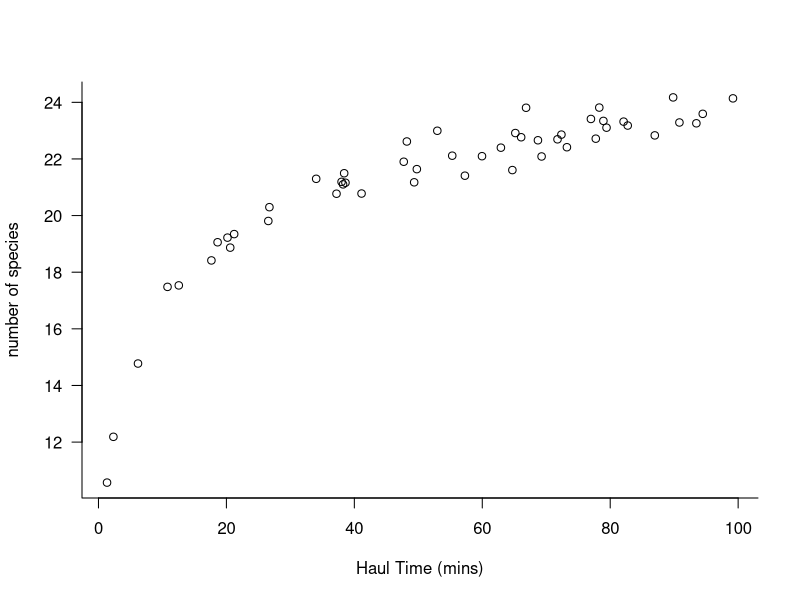
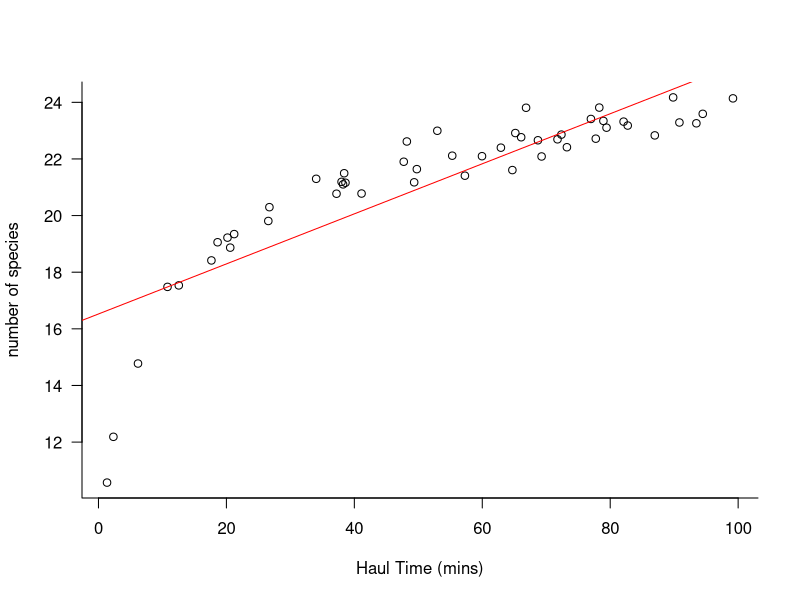
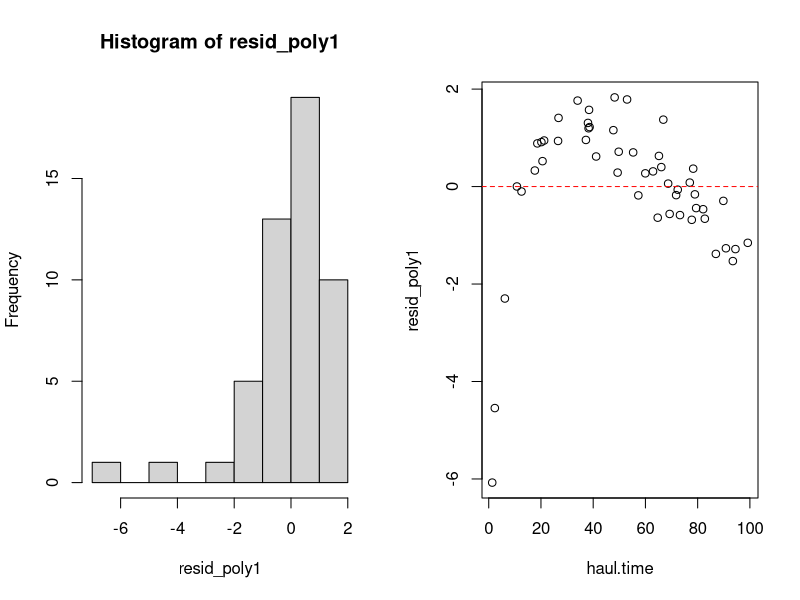
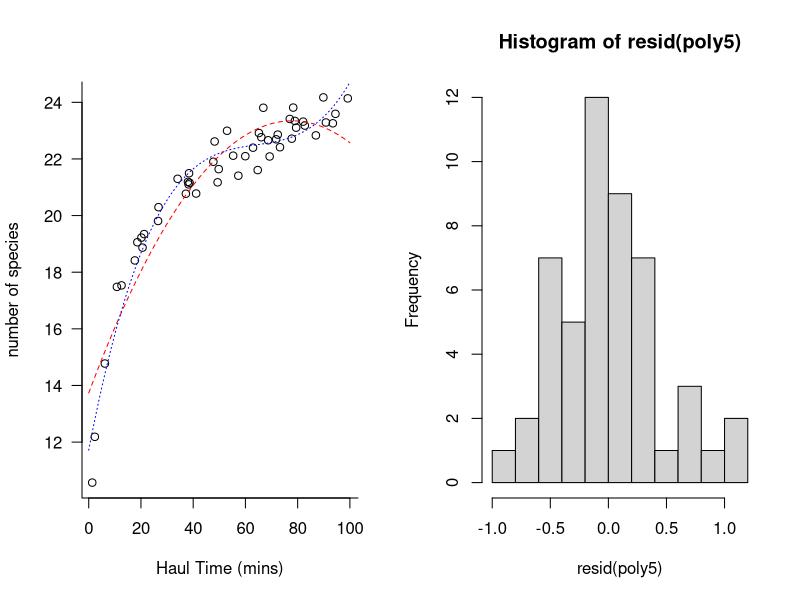
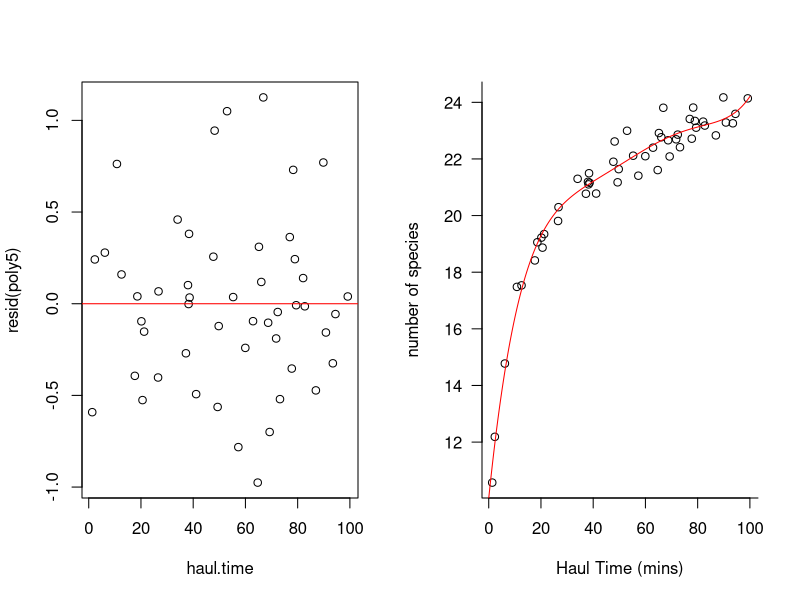
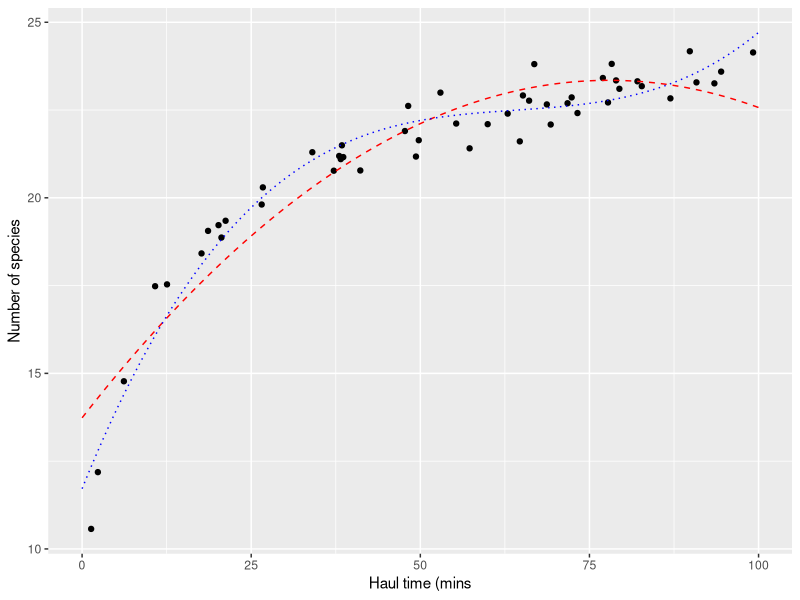
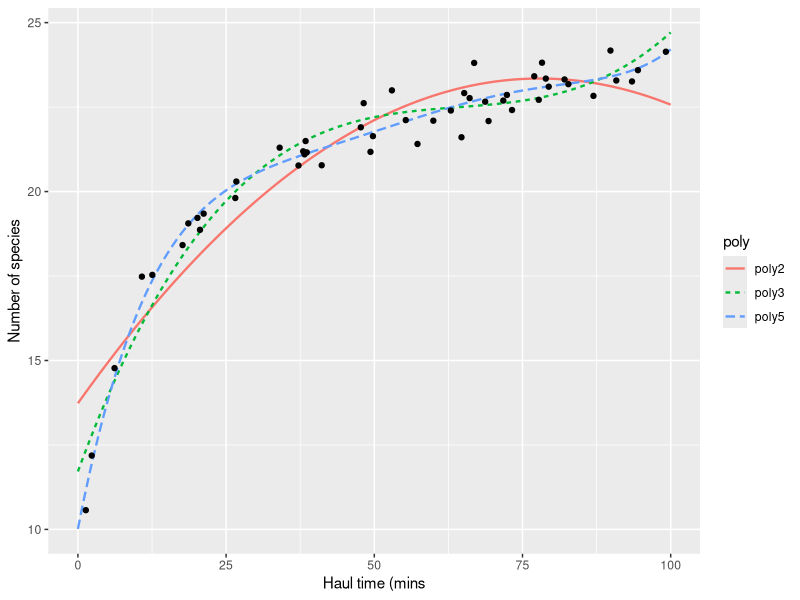
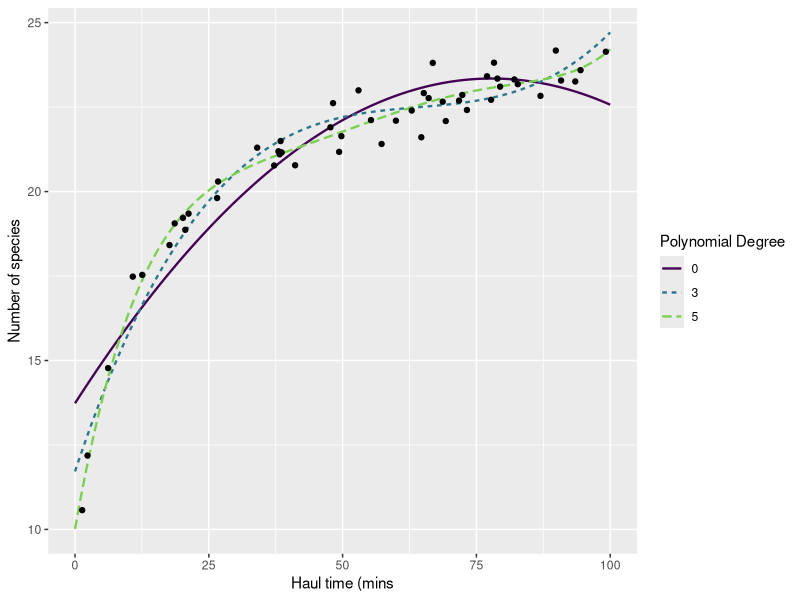

These figures' R source, in order:
## ---- chunk 1

# load tidyverse and broom packages
library(tidyverse)
library(broom)

# package for additional table formatting
library(kableExtra)

## ---- chunk 2

fish_data <- read.csv("fish_species.csv", header = TRUE, 
                      stringsAsFactors = FALSE)

# the structure and contents of the fish_data data.frame object
str(fish_data)

# a summary of the data
summary(fish_data)

## ---- chunk 3

plot(n.species ~ haul.time, data= fish_data, 
     bty = "L", xlab = "Haul Time (mins)", 
     ylab = "number of species", las = 1)


## ---- chunk 4

poly1 <- glm(n.species ~ haul.time, data = fish_data)

summary(poly1)

plot(n.species ~ haul.time, data= fish_data, 
     bty = "L", xlab = "Haul Time (mins)", 
     ylab = "number of species", las = 1)

# add the linear model using the simple abline() command
abline(poly1, col = "red")

# extract the residuals and plot a histrogram and a scatterplot
# of them along the x-axis variable
resid_poly1 <- resid(poly1)

par(mfrow = c(1,2))
hist(resid_poly1)
plot(resid_poly1 ~ haul.time, data = fish_data)

# add a horizontal line at zero (the expected mean of residuals)
abline(h = 0, col = "red", lty = 2)


## ---- chunk 5

# fit a null model, a zero degree polynomial
poly0 <- glm(n.species ~ 1, data = fish_data)

summary(poly0)


## ---- chunk 6

poly2 <- glm(n.species ~ haul.time + I(haul.time^2), 
             data = fish_data)

poly3 <- glm(n.species ~ haul.time + I(haul.time^2) + I(haul.time^3),
             data = fish_data)

poly4 <- glm(n.species ~ haul.time + I(haul.time^2) + 
               I(haul.time^3) + I(haul.time^4), 
             data = fish_data)

poly5 <- glm(n.species ~ haul.time + I(haul.time^2) + 
               I(haul.time^3) + I(haul.time^4) + I(haul.time^5), 
             data = fish_data)

poly6 <- glm(n.species ~ haul.time + I(haul.time^2) + 
               I(haul.time^3) + I(haul.time^4) + I(haul.time^5) +
               I(haul.time^6), 
             data = fish_data)

poly7 <- glm(n.species ~ haul.time + I(haul.time^2) + 
               I(haul.time^3) + I(haul.time^4) + I(haul.time^5) +
               I(haul.time^6) + I(haul.time^7), 
             data = fish_data)


poly8 <- glm(n.species ~ haul.time + I(haul.time^2) + 
               I(haul.time^3) + I(haul.time^4) + I(haul.time^5) +
               I(haul.time^6) + I(haul.time^7) + I(haul.time^8), 
             data = fish_data)


poly9 <- glm(n.species ~ haul.time + I(haul.time^2) + 
               I(haul.time^3) + I(haul.time^4) + I(haul.time^5) +
               I(haul.time^6) + I(haul.time^7) + I(haul.time^8) + 
               I(haul.time^9), 
             data = fish_data)

## ---- chunk 7

# specify the sequence of points on the x-axis we want to make predictions for.
# Here i make 200 points. If we made say only 10 points we would still get a 
# curve but it would be clunky.
new.x.sequence <- seq(from = 0, to = 100, length = 200)

# create a data.frame object passing this new sequence to a variable named
# exactly as it is specified in our models: i.e. haul.time. The predict 
# function will then pass this to the model object which will look for 
# variables of the same name, match them up and do the calculations.
new.data <- data.frame(haul.time = new.x.sequence)

# predict the quadratic
poly2_predict <- predict(poly2, newdata = new.data)

# predict the cubic
poly3_predict <- predict(poly3, newdata = new.data)

# plot the raw data using code from above
plot(n.species ~ haul.time, data= fish_data, 
     bty = "L", xlab = "Haul Time (mins)", 
     ylab = "number of species", las = 1)

# add the quadratic
lines(poly2_predict ~ new.x.sequence, col = "red", lty = 2)

# add the cubic
lines(poly3_predict ~ new.x.sequence, col = "blue", lty = 3)

## ---- chunk 8

# we can do this manually... 
test_AIC <- AIC(poly0, poly1, poly2, 
                poly3, poly4, poly5, 
                poly6, poly7, poly8,
                poly9)

# add a column to represent the degree of each polynomial
test_AIC$Poly_degree <- 0:9


knitr::kable(test_AIC, digits = 2) %>% 
  kable_styling("striped", full_width = F)
## ---- chunk 9

hist(resid(poly5), breaks = 10)

## ---- chunk 10
plot(resid(poly5) ~ haul.time, data = fish_data)
abline(0,0, col = "red")
## ---- chunk 11
# predict our poly5 object
poly5_predict <- predict(poly5, newdata = new.data)

# plot the raw data using code from above
plot(n.species ~ haul.time, data= fish_data, 
     bty = "L", xlab = "Haul Time (mins)", 
     ylab = "number of species", las = 1)

# add the cubic
lines(poly5_predict ~ new.x.sequence, col = "red", lty = 1)


## ---- chunk 12


g3 <- ggplot(data = fish_data, 
             mapping = aes(x = haul.time,
                           y = n.species)) + 
  geom_point() + 
  ylab("Number of species") + 
  xlab("Haul time (mins") + 
  geom_line(data = augment(poly2, newdata = new.data),
            mapping = aes(y = .fitted),
            color = "red",
            linetype = 2)  + 
  geom_line(data = augment(poly3, newdata = new.data),
            mapping = aes(y = .fitted),
            color = "blue",
            linetype = 3)

print(g3)

## ---- chunk 13

## bind the augmented polynomials together and include our 5th degree one.
## The .id command tells it to use the data.frame name as a column 
## idendifier which we can then use to pull them apart for plotting.
## We manually name each data.frame with the corresponding "poly2" etc...
## so as to have them correctly named in the new identifier columne .id

predicted_polys <- bind_rows(poly2 = augment(poly2, newdata = new.data),
                             poly3 = augment(poly3, newdata = new.data),
                             poly5 = augment(poly5, newdata = new.data),
                             .id = "poly")


## Now we can plot our raw data and add a geom_line using this new
## data.frame we have created that holds all the polynomials we want to plot.
## Note that we move the geom_point() to the end so as to add that layer
# last and have the points sit on top of the lines rather than the other way 
# around.One thing we need to take care of is that if we change the 
# set of polynomials included in creating predicted_polys above, that we 
# name the data.frame inside the bind_rows() command ensuring it matches
# the polynomial object... i.e. polyX = augment(polyX, newdata = new.data).
# We then need to take extra care below since we are overwriting the 
# labels on the figure legend manually. In fact, here it is good practice
# to create two plots, and let the first one infer the names from the 
# data, before over-writing them as to get this wrong could be an easy 
# recipe for disaster.

g4 <- ggplot(data = fish_data, 
             mapping = aes(x = haul.time,
                           y = n.species)) +  
  ylab("Number of species") + 
  xlab("Haul time (mins") + 
  geom_line(data = predicted_polys,
            mapping = aes(x = haul.time,
                          y = .fitted,
                          color = poly,
                          linetype = poly),
            size = 0.8) +
  geom_point() 

print(g4)

## ---- chunk 14
g5 <- ggplot(data = fish_data, 
             mapping = aes(x = haul.time,
                           y = n.species)) +  
  ylab("Number of species") + 
  xlab("Haul time (mins") + 
  geom_line(data = predicted_polys,
            mapping = aes(x = haul.time,
                          y = .fitted,
                          color = poly,
                          linetype = poly),
            size = 0.8) + 
  scale_color_viridis_d(end = 0.8, 
                        name = "Polynomial Degree",
                        labels = c("0","3","5")) + 
  scale_linetype_discrete(name = "Polynomial Degree",
                        labels = c("0","3","5")) + 
  geom_point() 

print(g5)
